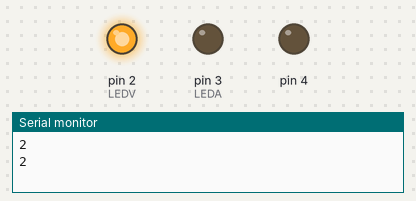
A sketch run on a simulated Arduino Uno, built with avr-gcc and run on an emulated ATmega328P. Shown: output pins drawn as LEDs (lit = HIGH), the last lines printed to the serial monitor.

Above: at 0.5 s.
At 1.05 s:
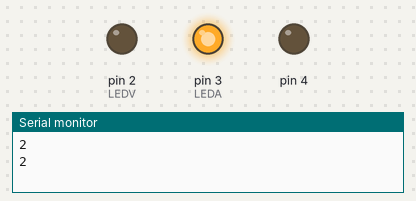
At 1.7 s:
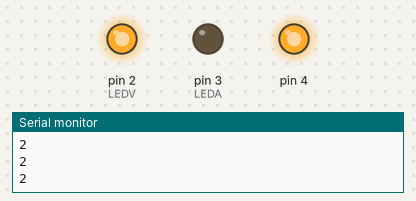
At 2.35 s:
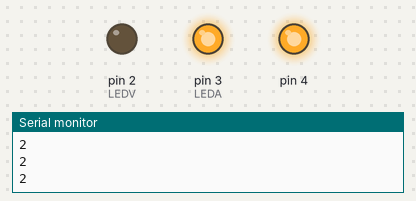
Timing chart, 0 to 3.0 s (numbered marks = the images above):
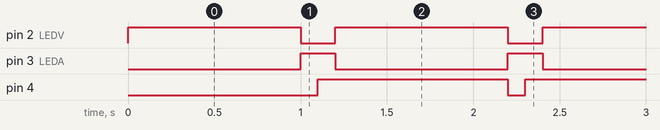

The sketch:

Arduino_1.ino
```cpp
#define LEDV 2
#define LEDA 3
#define LEDVV 4
#define Time 1000
#define Time2 100


void setup() {
  // put your setup code here, to run once:
  Serial.begin(9600);
  pinMode(2, OUTPUT);
  pinMode(4,OUTPUT);
  pinMode(3,OUTPUT);
}

void loop() {
  // put your main code here, to run repeatedly:
  Serial.println(LEDV);
  piscaLed();

;}

void piscaLed(){
  Serial.println(LEDV);
  digitalWrite(LEDV,HIGH);
  digitalWrite(LEDA,LOW);
  delay(Time)

  ;digitalWrite(LEDV,LOW)
  ;digitalWrite(LEDA,HIGH)
  ;digitalWrite(4,LOW)
  ;delay(Time2)
  ;digitalWrite(4,HIGH)
  ;delay(Time2)


;}
```

Measured:
- by itself, pin 2 (LEDV): alternates HIGH for 1.0 s and LOW for 0.20 s
- by itself, pin 3 (LEDA): alternates HIGH for 0.20 s and LOW for 1.0 s
- by itself, pin 4: alternates HIGH for 1.1 s and LOW for 0.10 s
